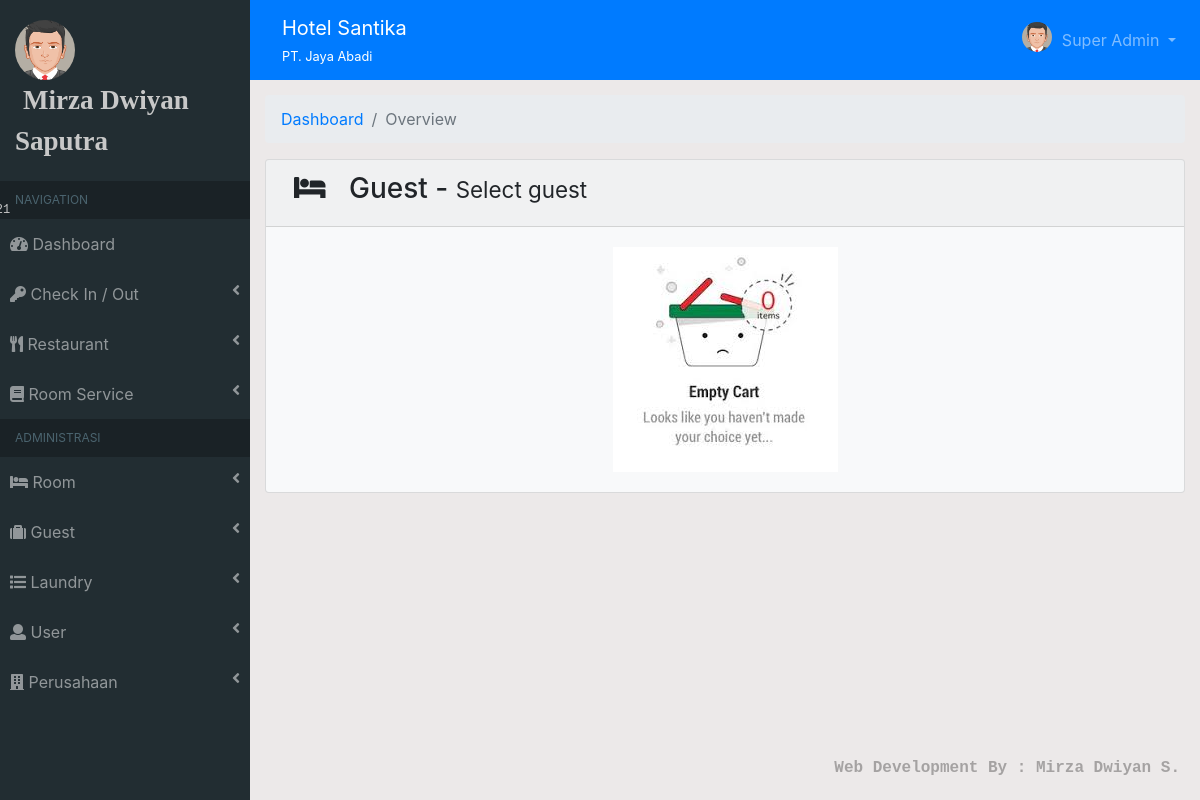
/?module=booking (signed in), run on an earlier commit of the app's database.
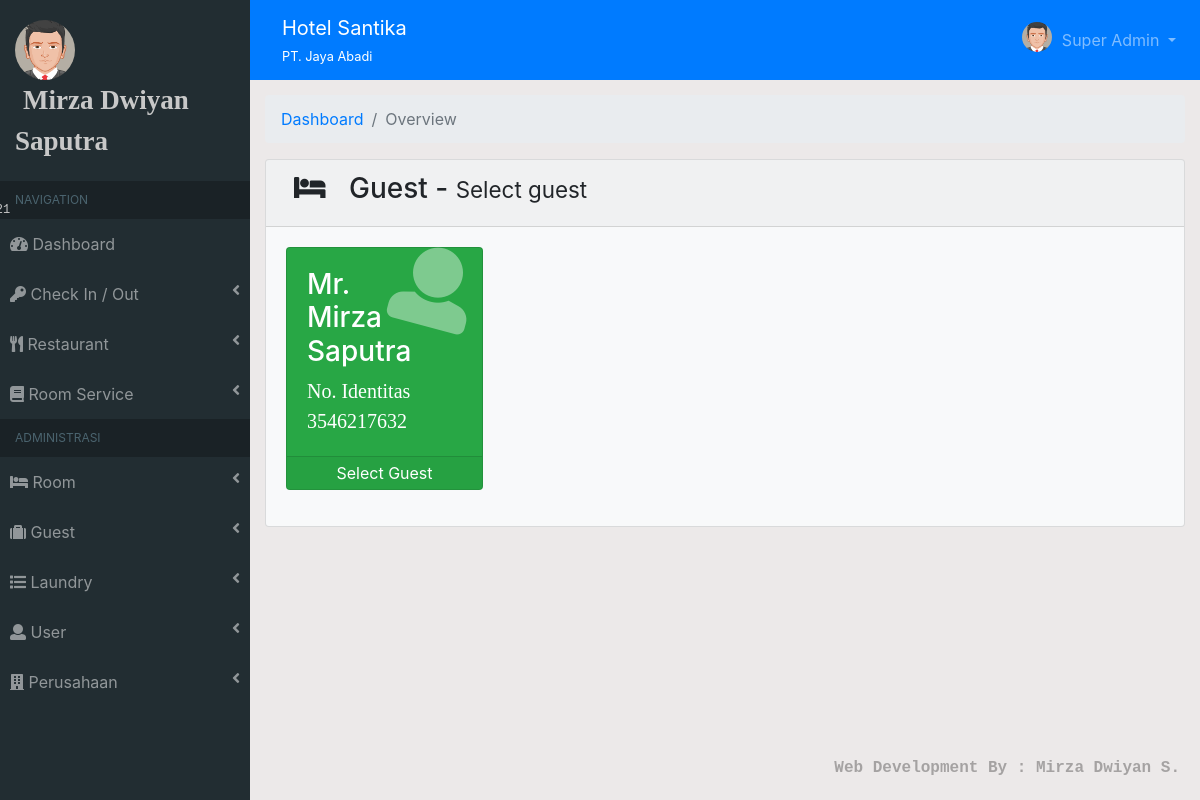
And on a later commit of the database.
### tables this page shows
CREATE TABLE `tamu` (
  `id_tamu` varchar(11) NOT NULL,
  `prefix` char(20) NOT NULL,
  `nama_depan` varchar(100) NOT NULL,
  `nama_belakang` varchar(100) NOT NULL,
  `tipe_identitas` varchar(50) NOT NULL,
  `no_identitas` varchar(30) NOT NULL,
  `warga_negara` varchar(30) NOT NULL,
  `jalan` varchar(50) NOT NULL,
  `no_jalan` varchar(10) NOT NULL,
  `kabupaten` char(50) NOT NULL,
  `provinsi` char(50) NOT NULL,
  `no_telp` varchar(30) NOT NULL
);

### template/module/booking.php (the view)
<?php
    $query = mysqli_query($conn, "SELECT * FROM tamu");
?>
<div class="container-fluid">
    <ol class="breadcrumb">
        <li class="breadcrumb-item"><a href="?dashboard">Dashboard</a></li>
        <li class="breadcrumb-item active">Overview</li>
    </ol>
    <div class="card bg-light">
        <div class="card-header">
            <h3><i class="fas fa-bed pr-3 pl-2"></i> Guest - <span class="small">Select guest</span></h3>
        </div>
        <div class="card-body">
            <?php if(mysqli_num_rows($query) > 0){ ?>
            <div class="row">
                <?php foreach($query as $i) : ?>
                <div class="col-sm-3 mb-3">
                    <div class="card bg-success text-white">
                        <div class="card-body">
                            <div class="card-body-icon"><i class="fas fa-user"></i></div>
                            <div class="mr-5">
                            <h3><?=$i['prefix'] .'. '. $i['nama_depan'] .' '. $i['nama_belakang'];?></h3>
                            <span style="font-family: times;font-size: 20px">No. Identitas <?=$i['no_identitas'];?></span>
                            </div>
                        </div>
                        <a href="?module=booking_add&&id=<?=$i['id_tamu'];?>&&id_booking=ID<?=rand(0, 9999999);?>" class="card-footer text-center text-white clearfix z-1 p-1">Select Guest</a>
                    </div>
                </div>
                <?php endforeach; ?>
            </div>
            <?php } else { ?>
                <center><img src="assets/img/empty_cart.jpg" alt=""></center>
            <?php } ?>
        </div>
    </div>
</div>

What changed in the data, as far as the page shows it:
added tamu: prefix "Mr", nama_depan "Mirza", nama_belakang "Saputra", no_identitas "3546217632"
